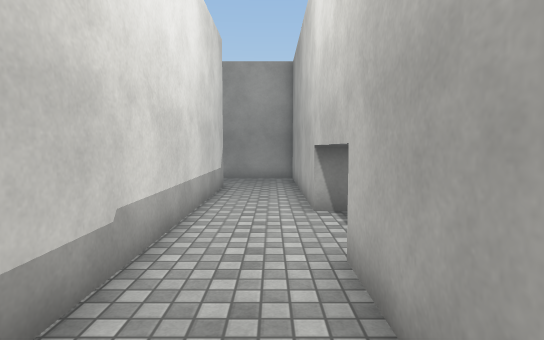
[1] (above)

16 first-person views from a walk through a 3-D level made in the Unity game engine. The camera is 1.4 m above the floor, tilts 4° down and sees 80° across. The floor is counted in squares, 1 m on a side. Each view is taken from the middle of a square. On the plan, view 1 faces up. The plan holds only what a view shows up to about 15 squares ahead; the rest is blank. The place goes on beyond the plan. The player is left out. Surface patterns are stand-ins for the level's own textures.

[2]
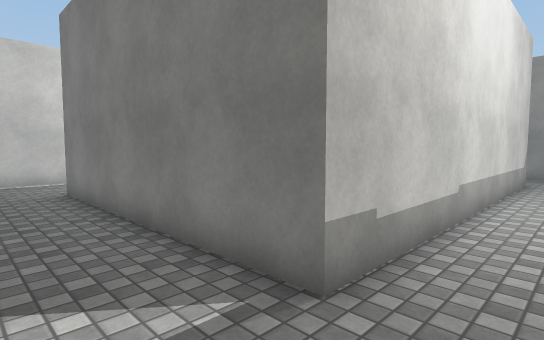

[3]
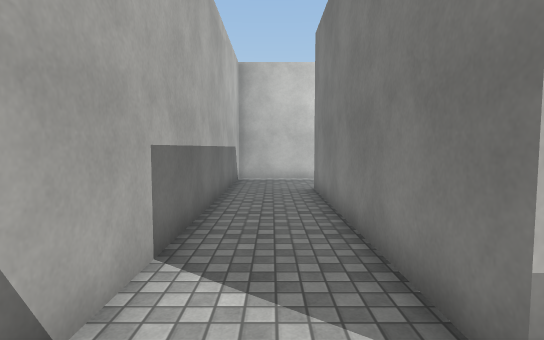

[4]
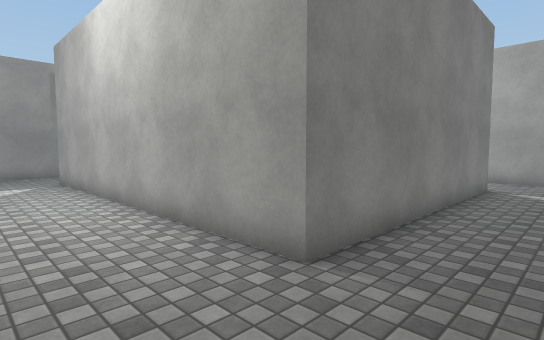

[5]
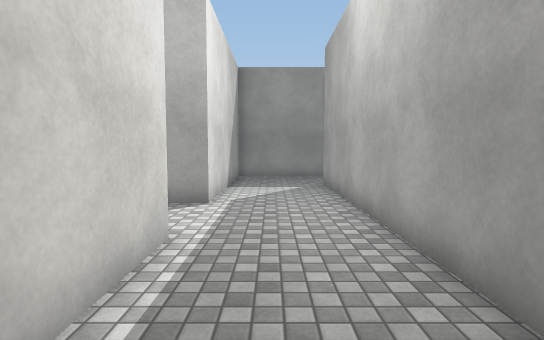

[6]
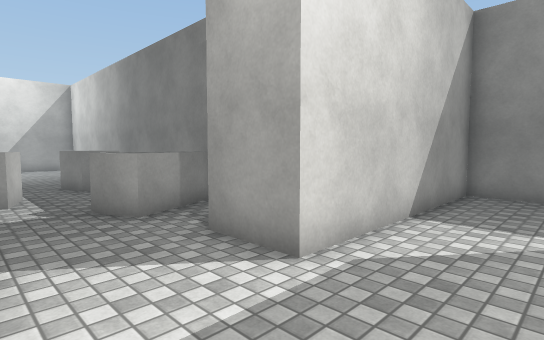

[7]
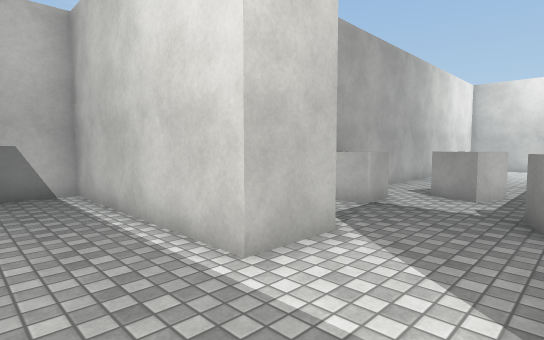

[8]
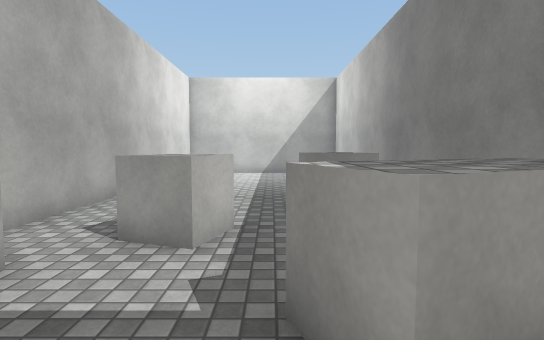

[9]
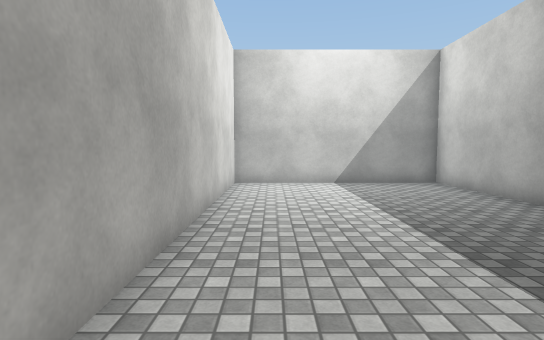

[10]
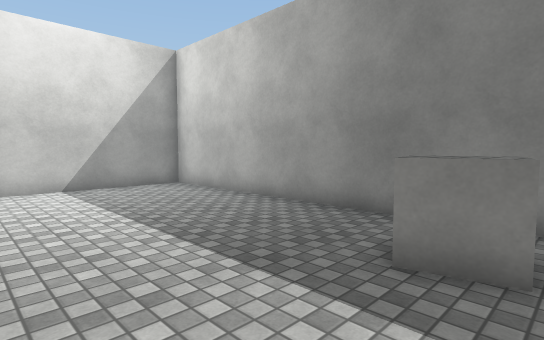

[11]
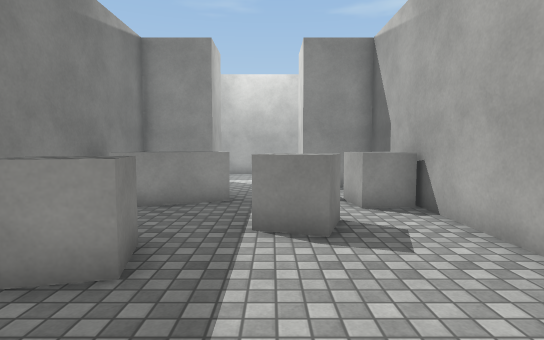

[12]
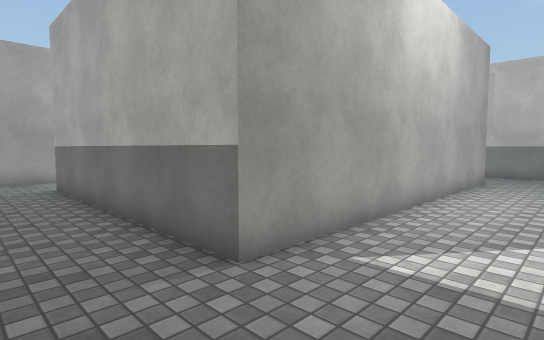

[13]
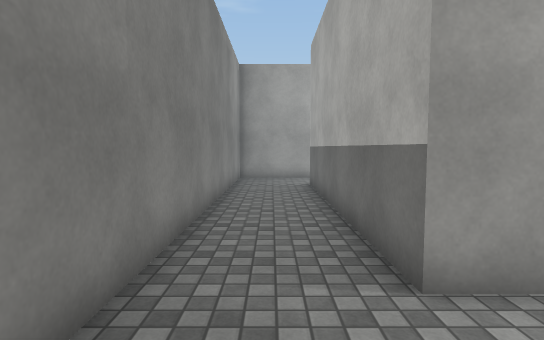

[14]
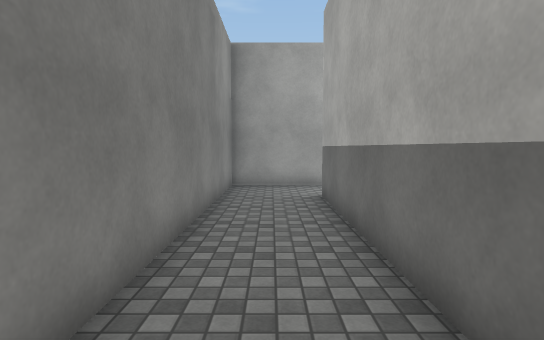

[15]
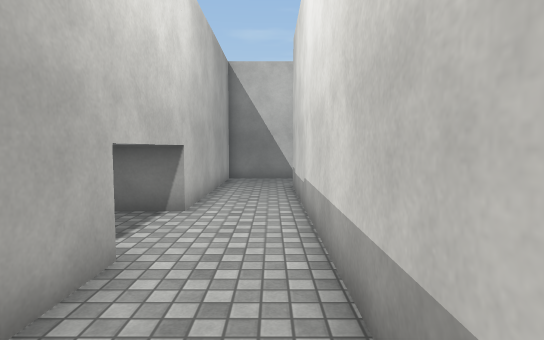

[16]
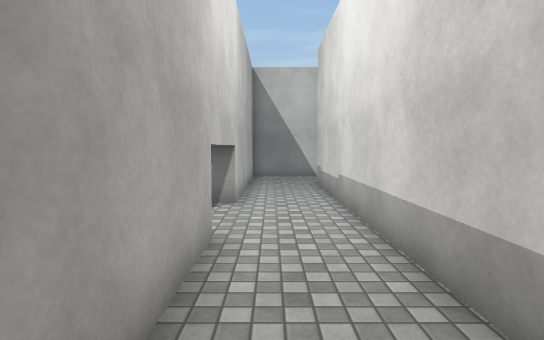

### Floor plan
Points are (right, up) in squares from view 1. A wall is a line through its corners. A room is listed if a view was taken in it or the views show most of it. See-through windows are left out.
Room 1 (views 1, 2, 3, 4, 5, 6, 7, 12, 13, 14, 15, 16)
walls: (-16.6, 3.9) (-14.6, 3.9) (-14.6, -3.5) (0.9, -3.5) (0.9, 14.5) (-14.6, 14.5) (-14.6, 7.1) (-16.6, 7.1); (-11, 11.6) (-1.7, 11.6) (-1.7, -0.6) (-11, -0.6) (-11, 11.6)
ways out: opening at (-15.5, 5.5) to room 2
Room 2 (views 8, 9, 10, 11)
walls: (-19.4, 9) (-18.4, 6.6) (-19.6, 6.1) (-20.7, 8.7); (-16.6, 7.1) (-16.6, 9.5) (-34.8, 9.5) (-34.8, 1.5) (-16.6, 1.5) (-16.6, 3.9)
ways out: opening at (-15.5, 5.5) to room 1
objects: cube (-25, 7) to (-24, 8); cube (-23, 4) to (-22, 5); cube (-20, 2) to (-19, 3)

Where each view was taken, in squares from view 1:
view 1: 0 up, 0 right, facing up
view 2: 3 down, 0 right, facing up-left
view 3: 2 down, 0 right, facing left
view 4: 3 down, 14 left, facing up-right
view 5: 1 down, 13 left, facing up
view 6: 4 up, 12 left, facing up-left
view 7: 7 up, 12 left, facing down-left
view 8: 6 up, 17 left, facing left
view 9: 3 up, 22 left, facing left
view 10: 3 up, 23 left, facing up-left
view 11: 5 up, 28 left, facing right
view 12: 14 up, 14 left, facing down-right
view 13: 13 up, 14 left, facing right
view 14: 13 up, 11 left, facing right
view 15: 11 up, 1 left, facing down
view 16: 12 up, 0 right, facing down
